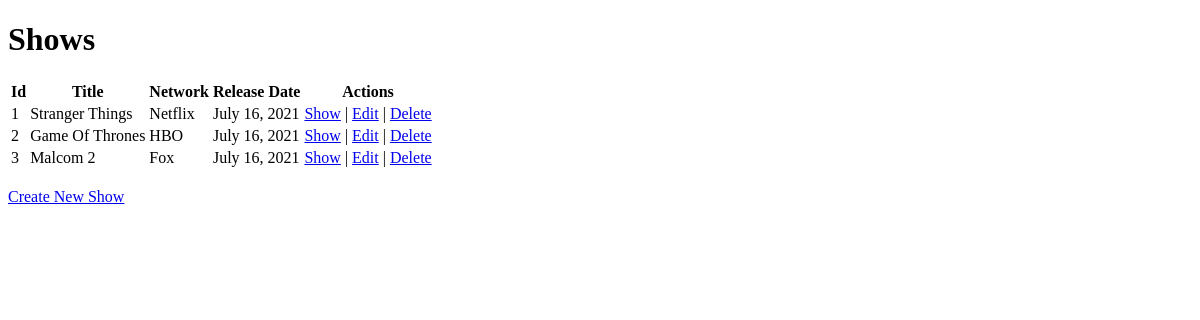
The app's page /shows, older data.
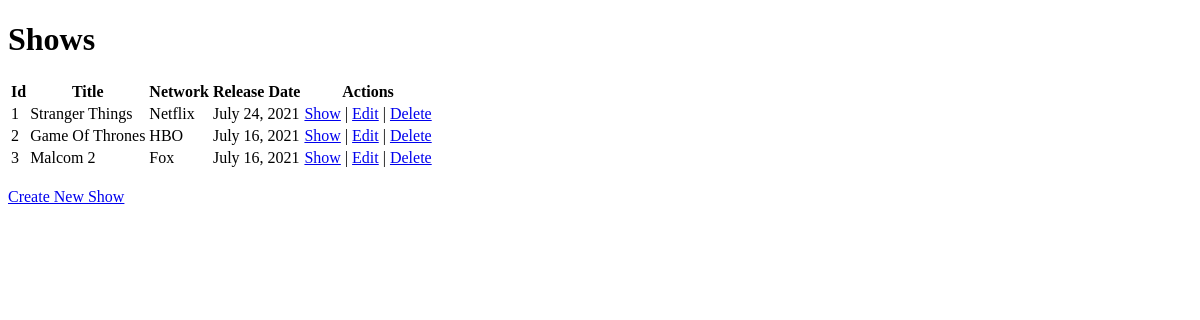
The same page, newer data.
### appCrud/models.py (models this page shows)
class Show(models.Model):
    title=models.CharField(max_length=100)
    network=models.CharField(max_length=100)
    releaseDate=models.DateField(auto_now_add=True)
    updateDate=models.DateField(auto_now_add=True,null=True)
    description=models.TextField(null=True)
    objects=ShowManager()

### appCrud/views.py (the view)
# urls.py: path('shows',views.shows),
def shows(request):
    if request.method=="GET":
        context={
            'allshows': Show.objects.all()
        }
        return render(request,"shows.html",context)

### appCrud/templates/shows.html (shortened to what this page needs)
<!DOCTYPE html>
<html lang="en">
<head>
</head>
<body>
    <h1>Shows</h1>
    <div>
        <table>
            <th>Id</th>
            <th>Title</th>
            <th>Network</th>
            <th>Release Date</th>
            <th>Actions</th>
        {% for sh in allshows %}
        <tr>
            <td> {{ sh.id }}</td>
            <td>{{sh.title}}</td>
            <td>{{sh.network}}</td>
            <td>{{sh.releaseDate}}</td>
            <td>
                <a href="/shows/{{sh.id}}">Show</a> | <a href="/shows/{{sh.id}}/edit">Edit</a> | <a href="/shows/{{sh.id}}/delete">Delete</a>
            </td>
        </tr>
        {% endfor %}
    </div>
    <br>
    <div>
        <a href="/shows/new">Create New Show</a>
    </div>
</body>
</html>

Row changes from the older to the newer data that the page shows:
changed Show "Stranger Things": releaseDate "July 16, 2021" → "July 24, 2021"
